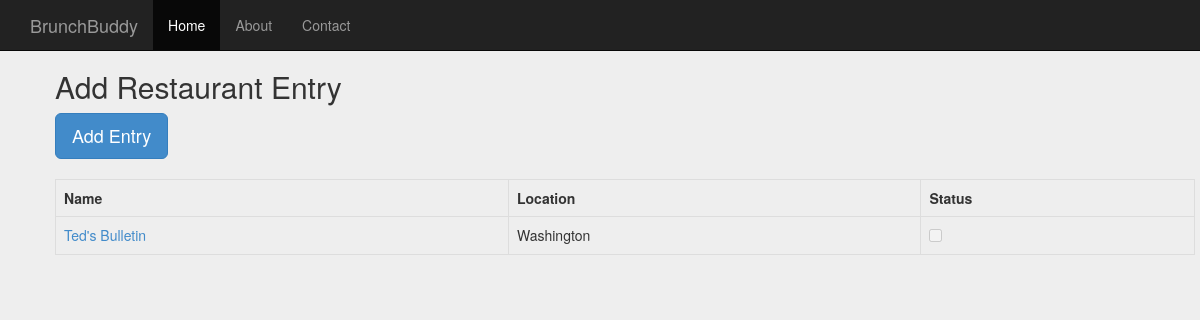
/brunch_app/, run on an earlier commit of the app's database.
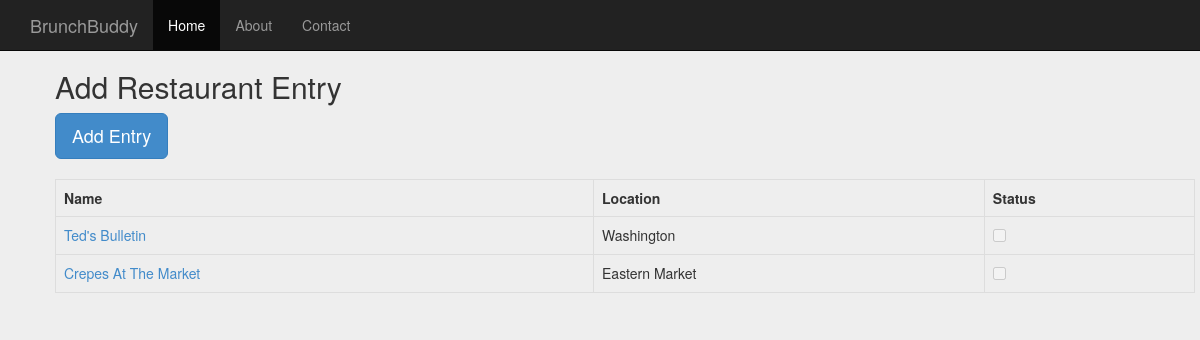
And on a later commit of the database.
### brunch_app/models.py (models this page shows, shortened)
class Restaurant(models.Model):
    name = models.CharField(max_length=50)
    location = models.CharField(max_length=50)	# defaults to a Neighborhood name, falls back on the City name
    status = models.CharField(max_length=50)	# is it 'to-do' or 'done'?
    phone = models.CharField(max_length=20)
    display_phone = models.CharField(max_length=20)
    categories = models.CharField(max_length=200)
    rating = models.IntegerField(null=True)
    review_count = models.IntegerField(null=True)

### brunch_app/views.py (the view)
def index (request):
    bucket_list = Restaurant.objects.order_by('-name')[:20]
    context = {'bucket_list': bucket_list}
    return render(request, 'brunch_app/index.html', context)

### brunch_app/templates/brunch_app/index.html (shortened to what this page needs)
<!DOCTYPE html>
<html lang="en">
  <head>
    {% load staticfiles %}
    <link type="text/css" href="{%static 'bootstrap\dist\css\bootstrap.css' %}" rel="stylesheet">
    <link type="text/css" href="{%static 'bootstrap\dist\css\Add-entry-template.css' %}" rel="stylesheet">
  </head>
    <body>
        <div class="navbar navbar-inverse navbar-fixed-top" role="navigation">
            <div class="container">
                <div class="navbar-header">
                    <a class="navbar-brand" href="/brunch_app/">BrunchBuddy</a>
                </div>
                <div class="collapse navbar-collapse">
                    <ul class="nav navbar-nav">
                        <li class="active"><a href="/brunch_app/">Home</a></li>
                        <li><a href="#about">About</a></li>
                        <li><a href="#contact">Contact</a></li>
                    </ul>
                </div>
            </div>
        </div>
        <div class="container">
            <h2>Add Restaurant Entry</h2>
            <a href="add.html" class="btn btn-lg btn-primary">Add Entry</a>
        </div>
        <br/>
        <div class="container">
            {% if bucket_list %}
                <table class="table table-bordered" class="form-control" id="Restaruant table">
                    <tr>
                        <th>Name</th>
                        <th>Location</th>
                        <th>Status</th>
                    </tr>
                    {% for restaurant in bucket_list %}
                        <tr>
                            <td><a href="{% url 'detail' restaurant.id %}">{{ restaurant.name }}</a></td>
                            <td>{{ restaurant.location }}</td>
                            <td>
                                {% if restaurant.status %}
                                    <input type="checkbox" name="Restaurant Status" class="form-inline" value="True" checked disabled>
                                {% else %}
                                    <input type="checkbox" name="Restaurant Status" class="form-inline" value="True" disabled>
                                {% endif %}
                            </td>
                        </tr>
                    {% endfor %}
                </table>
            {% else %}
                <p>No restaurants have been added.</p>
            {% endif %}
        </div>
    </body>
</html>

What changed in the data, as far as the page shows it:
added Restaurant: name "Crepes At The Market", location "Eastern Market"
